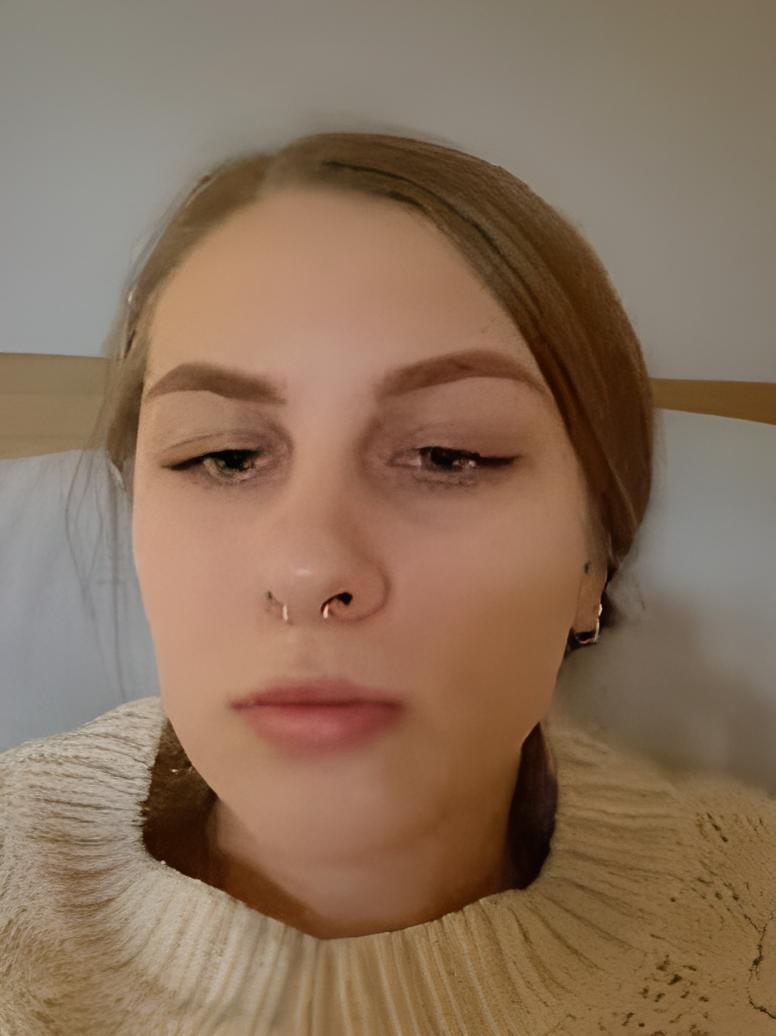
#> input picture enhanced_images/enhanced_image.jpg, 776 x 1036 px
$ python -i image_processing.py   (imports and definitions only)
#> lines starting #> are read from the running program, lines starting #| are printed output that depends on the picture
from fastapi import HTTPException
import logging
import base64
import io
import numpy as np
from PIL import Image
import cv2

# Configure logging
logger = logging.getLogger(__name__)

def process_image_base64(image_base64: str) -> bytes:
    """
    Processes and enhances an image from base64 encoding.

    Args:
        image_base64: Base64 encoded image string

    Returns:
        bytes: Enhanced image bytes

    Raises:
        HTTPException: If image processing fails
    """
    try:
        logger.info("Starting image processing from base64")

        # Validate input
        if not image_base64:
            raise HTTPException(status_code=400, detail="Empty image data provided")

        # Convert base64 to bytes
        image_bytes = base64.b64decode(image_base64)

        # Convert bytes to PIL image
        image = Image.open(io.BytesIO(image_bytes))
        image = image.convert("RGB")  # Ensure RGB format

        # Convert to JPEG bytes for OpenCV processing
        jpeg_buffer = io.BytesIO()
        image.save(jpeg_buffer, format="JPEG")
        jpeg_bytes = jpeg_buffer.getvalue()

        # Process with OpenCV
        enhanced_image_bytes = enhance_image_with_opencv(jpeg_bytes)

        logger.info("Image processing completed successfully")
        return enhanced_image_bytes

    except HTTPException:
        # Re-raise HTTP exceptions
        raise
    except Exception as e:
        # Log and convert other exceptions to HTTPException
        logger.error(f"Error processing image: {str(e)}")
        raise HTTPException(status_code=500, detail=f"Error processing image: {str(e)}")

# [64 lines left out: function enhance_image_with_opencv, not called in this run]

>>> import cv2
>>> picture = cv2.imread('../../enhanced_images/enhanced_image.jpg', cv2.IMREAD_GRAYSCALE)
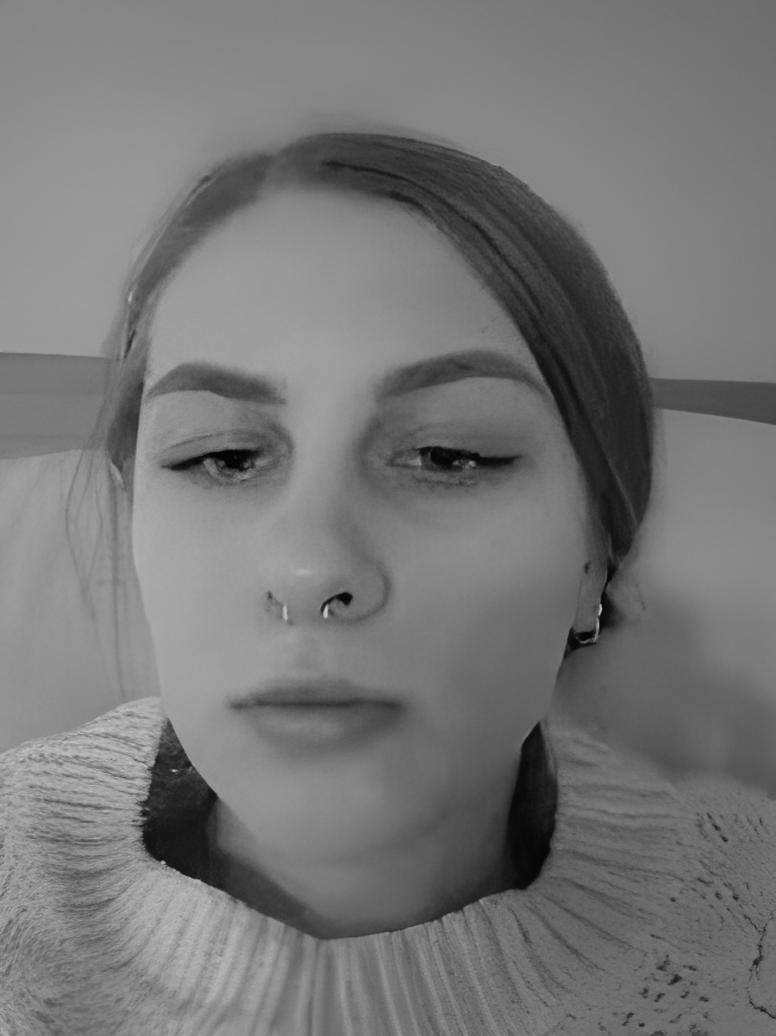
#> picture: shape (1036, 776); min 0, max 203, mean 117.7
#> (the run stopped early here; a loop or call above may not have finished)
